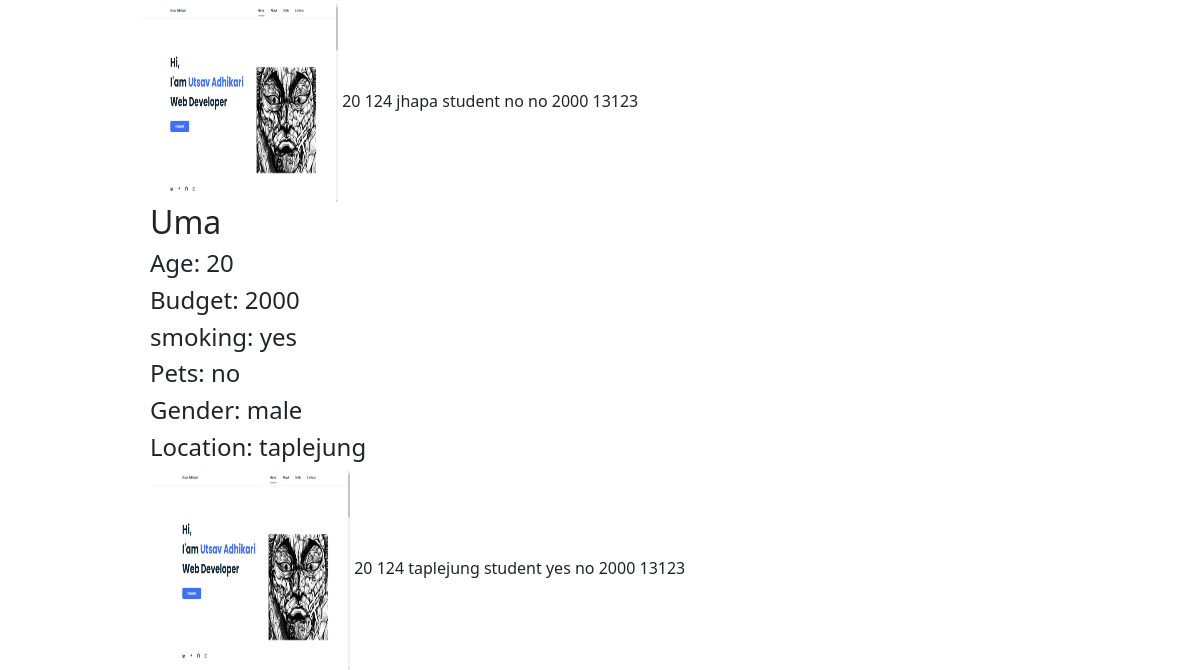
/user_detail/ (lower part), run on an earlier commit of the app's database.
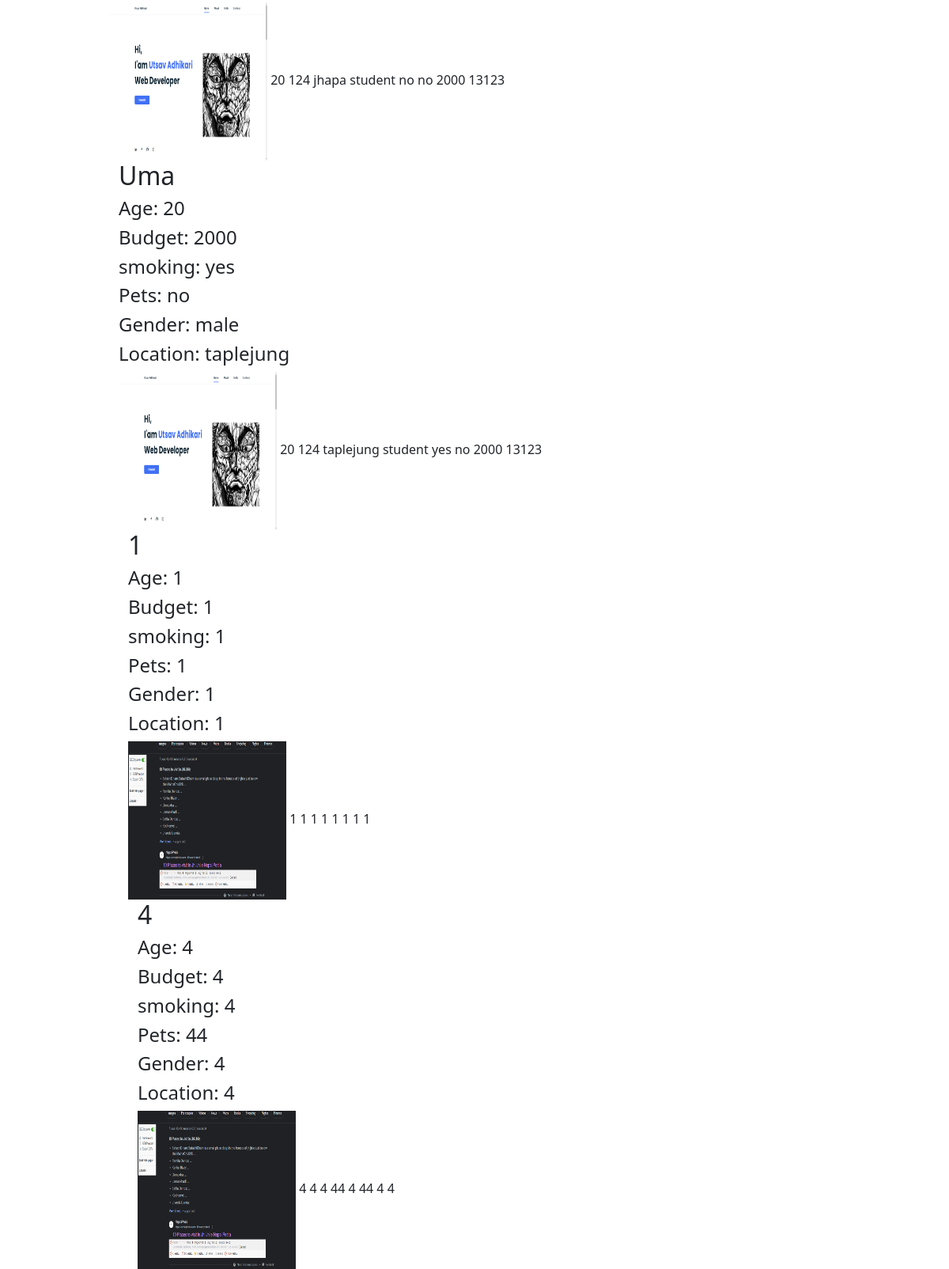
And on a later commit of the database.
### mysite/models.py (models this page shows)
class Profile (models.Model):
    image = models.ImageField(default='default_image.jpg',upload_to="image")
    full_name = models.CharField("full_name", max_length=30)
    gender = models.CharField("gender",max_length=50)
    age = models.IntegerField("age")
    phone = models.IntegerField("phone")
    currentL = models.CharField("clocation",max_length=50)
    occupation = models.CharField("occupation", max_length=50)
    smoking = models.CharField("smoking",max_length=50)
    pets = models.CharField("pets", max_length=50)
    budget= models.IntegerField("budget")
    social = models.CharField("social",max_length=50)
    description =models.CharField("description",default='',max_length=70)

### mysite/views.py (the view)
# urls.py: path('user_detail/', views.user_detail, name="user_detail"),
def user_detail(request):
    objs = Profile.objects.all()
    return render(request, 'main/user_detail.html',{"objs":objs})

### templates/main/user_detail.html
{% include '../base/base.html' %}
{%load static%}
{%block content%}
 {%for obj in objs%}
<div class="container">
            <div class="box">
                <div class="heading">
                    <h2>{{obj.full_name}}</h2>
                    <h4>Age: {{obj.age}}</h4>
                    <h4>Budget: {{obj.budget}}</h4>
                    <h4>smoking: {{obj.smoking}}</h4>
                    <h4>Pets: {{obj.pets}}</h4>
                     <h4>Gender: {{obj.gender}}</h4>
                     <h4>Location: {{obj.currentL}}</h4>
                </div>
            <img src="{{obj.image.url}}" alt="" height="200" width="200">
                <span class="more-details">
                    {{obj.age}}
                    {{obj.phone}}
                    {{obj.currentL}}
                    {{obj.occupation}}
                    {{obj.smoking}}
                    {{obj.pets}}
                    {{obj.budget}}
                    {{obj.social}}
                </span>
 {%endfor%}
{%endblock%}

What changed in the data, as far as the page shows it:
added Profile: full_name "1", age "1", budget "1", smoking "1", pets "1", gender "1", currentL "1", image (picture), phone "1", occupation "1", social "1"
added Profile: full_name "4", age "4", budget "4", smoking "4", pets "44", gender "4", currentL "4", image (picture), phone "4", occupation "44", social "4"
